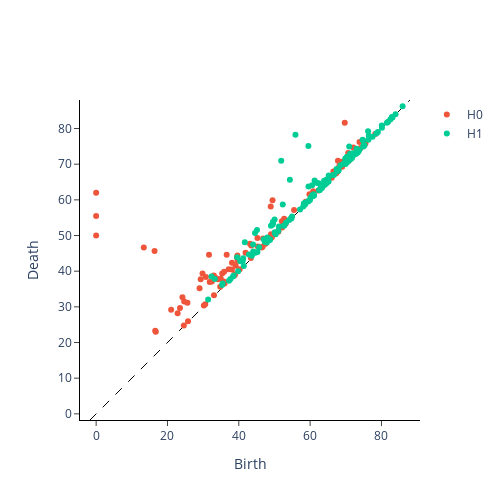

The notebook cell saved with this chart:
### Code cell
sample = x_train_up[0]
diagram_sample_up = cp.fit_transform(sample[None, :, :])
fig = plot_diagram(diagram_sample_up[0]) 
fig.show()
betti_sample_up = bc.fit_transform(diagram_sample_up)
betti0_up = betti_sample_up[0, 0, :]

plt.figure(figsize=(6,4))
plt.plot(np.linspace(0, 100, len(betti0_up)), betti0_up, label="Betti-0 curve")
plt.xlabel("Filtration value (pixel intensity)")
plt.ylabel("Betti-0")
plt.title("Betti-0 Curve of Sample")
plt.legend()
plt.show()
